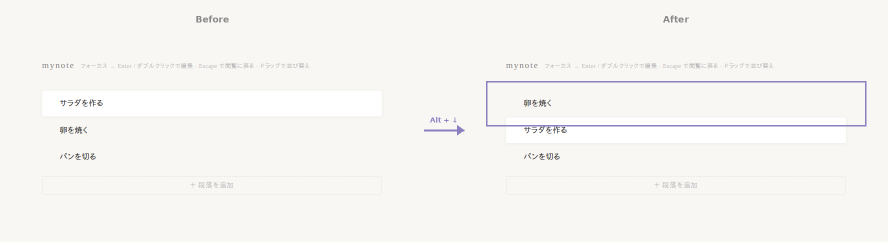
#> input picture docs/demo_reorder.png, 1776 x 484 px, given in place of demo_before.png, which was not available (shown at 1/2 size)
$ python make_demo_image.py
#> lines starting #> are read from the running program, lines starting #| are printed output that depends on the picture; pictures that were not available may be replaced by others from this repository, and a replacement may not be noted
from PIL import Image, ImageDraw, ImageFont, ImageFilter
import os

BASE = os.path.dirname(os.path.abspath(__file__))
DOCS = os.path.join(BASE, '..', 'docs')

before = Image.open(os.path.join(DOCS, 'demo_before.png'))
#> before is the input picture: PIL image 1776x484 RGB; mean R, G, B 247.9, 246, 243.7
after  = Image.open(os.path.join(DOCS, 'demo_after.png'))

W, H = before.size  # 800x400
#> W = 1776; H = 484
PAD     = 40
SHADOW  = 12          # 影の大きさ
ARROW_W = 120
LABEL_H = 48
TOTAL_W = (W + SHADOW) * 2 + ARROW_W + PAD * 4
#> TOTAL_W = 3856
TOTAL_H = H + SHADOW + LABEL_H + PAD * 2
#> TOTAL_H = 624

BG     = (249, 247, 244)
PURPLE = (139, 127, 192)
GRAY   = (136, 136, 136)
WHITE  = (255, 255, 255)
SHADOW_COLOR = (180, 175, 170)

canvas = Image.new('RGB', (TOTAL_W, TOTAL_H), BG)
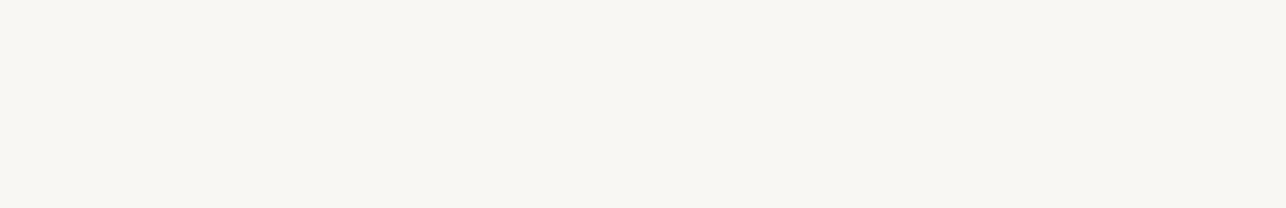
#> canvas: PIL image 3856x624 RGB (shown at 1/3 size); mean R, G, B 249, 247, 244
draw = ImageDraw.Draw(canvas)

def get_font(size, bold=True):
    candidates = [
        '/usr/share/fonts/truetype/dejavu/DejaVuSans-Bold.ttf',
        '/usr/share/fonts/truetype/liberation/LiberationSans-Bold.ttf',
        '/usr/share/fonts/truetype/freefont/FreeSansBold.ttf',
    ]
    for path in candidates:
        if os.path.exists(path):
            return ImageFont.truetype(path, size)
    return ImageFont.load_default()

def label(text, cx, y, color=GRAY, size=18):
    font = get_font(size)
    bbox = draw.textbbox((0, 0), text, font=font)
    tw = bbox[2] - bbox[0]
    draw.text((cx - tw // 2, y), text, fill=color, font=font)

def paste_with_shadow(img, x, y):
    """影 → 白枠 → 画像の順に貼り付け"""
#> called with x = 40, y = 88
    # 影（右下にオフセット）
    shadow_layer = Image.new('RGB', canvas.size, BG)
    shadow_draw = ImageDraw.Draw(shadow_layer)
    shadow_draw.rectangle(
        [x + SHADOW, y + SHADOW, x + W + SHADOW, y + H + SHADOW],
        fill=SHADOW_COLOR
    )
    # ガウスぼかしで柔らかい影に
    shadow_layer = shadow_layer.filter(ImageFilter.GaussianBlur(radius=6))
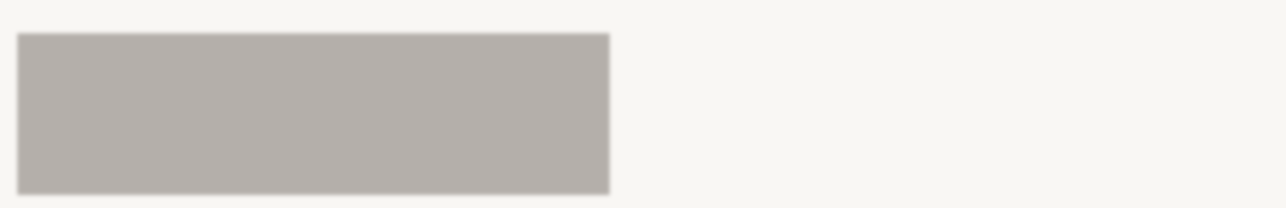
#> shadow_layer: PIL image 3856x624 RGB (shown at 1/3 size); mean R, G, B 224.3, 221.2, 217.5
    canvas.paste(shadow_layer.crop((x, y, x + W + SHADOW * 2, y + H + SHADOW * 2)), (x, y))

    # 白背景（枠の内側）
    canvas.paste(Image.new('RGB', (W, H), WHITE), (x, y))
    # 画像本体
    canvas.paste(img, (x, y))
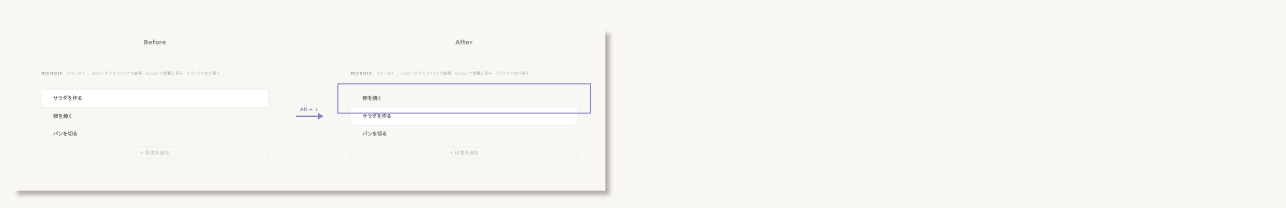
#> canvas: PIL image 3856x624 RGB (shown at 1/3 size); mean R, G, B 247.8, 245.8, 243
    # 枠線
    draw2 = ImageDraw.Draw(canvas)
    draw2.rectangle([x - 1, y - 1, x + W, y + H], outline=(210, 205, 200), width=2)

y_img = PAD + LABEL_H

# --- Before ---
x_before = PAD
paste_with_shadow(before, x_before, y_img)
label('Before', x_before + W // 2, PAD, color=GRAY, size=22)
#> in label, `bbox = draw.textbbox((0, 0), text, font=font)`: bbox = (0, 4, 82, 21)
#> in label, `tw = bbox[2] - bbox[0]`: tw = 82

# --- 矢印 ---
ax1 = x_before + W + PAD
#> ax1 = 1856
ax2 = ax1 + ARROW_W
#> ax2 = 1976
arrow_cy = y_img + H // 2
#> arrow_cy = 330

draw.line([(ax1, arrow_cy), (ax2 - 20, arrow_cy)], fill=PURPLE, width=5)
aw, ah = 20, 14
draw.polygon([
    (ax2, arrow_cy),
    (ax2 - aw, arrow_cy - ah),
    (ax2 - aw, arrow_cy + ah),
], fill=PURPLE)

# キー表示 (4倍: 14 → 56)
label('Alt + ↓', ax1 + ARROW_W // 2, arrow_cy - 50, color=PURPLE, size=56)

# --- After ---
x_after = ax2 + PAD
#> x_after = 2016
paste_with_shadow(after, x_after, y_img)
#> call 2 of paste_with_shadow, with x = 2016, y = 88
#> in paste_with_shadow (call 2), `shadow_layer = shadow_layer.filter(ImageFilter.GaussianBlur(radius=6))`:
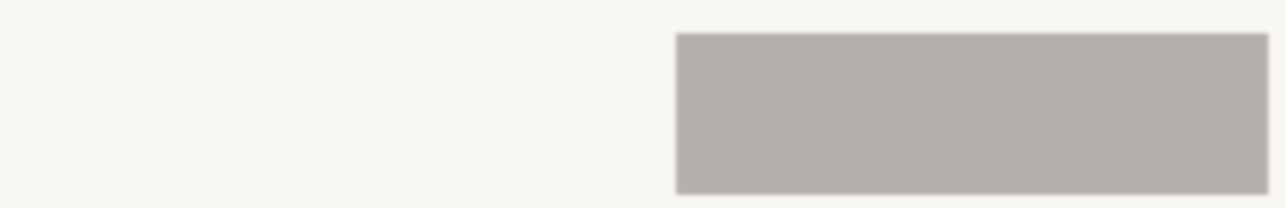
#> shadow_layer: PIL image 3856x624 RGB (shown at 1/3 size); mean R, G, B 224.3, 221.2, 217.5
#> in paste_with_shadow (call 2), `canvas.paste(shadow_layer.crop((x, y, x + W + SHADOW * 2, y + H + SHAD..`:
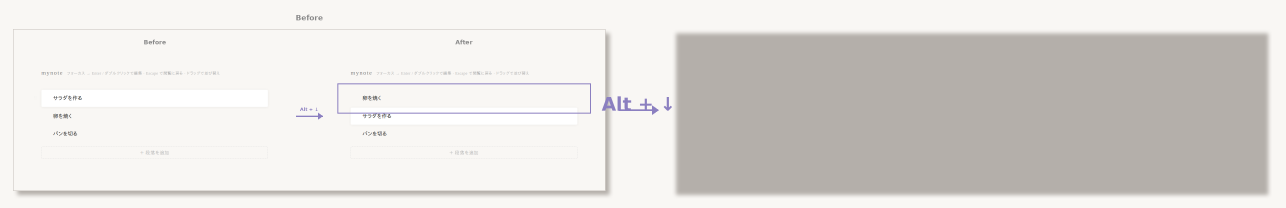
#> canvas: PIL image 3856x624 RGB (shown at 1/3 size); mean R, G, B 222.8, 219.7, 216.3
#> in paste_with_shadow (call 2), `canvas.paste(img, (x, y))`:
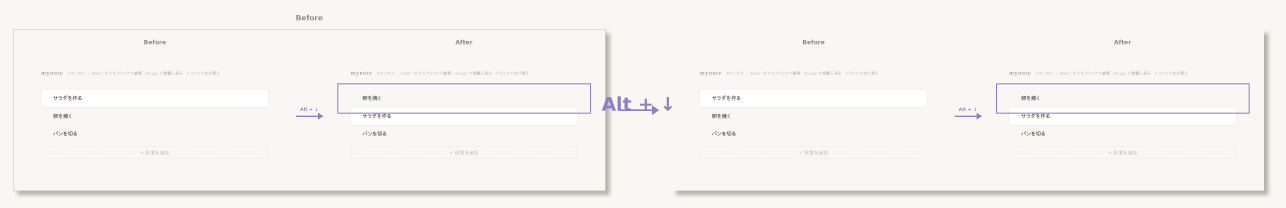
#> canvas: PIL image 3856x624 RGB (shown at 1/3 size); mean R, G, B 246.3, 244.3, 241.8
label('After', x_after + W // 2, PAD, color=GRAY, size=22)

# ハイライト枠（移動した段落）
row_top    = y_img + 102
row_bottom = y_img + 192
draw.rectangle(
    [x_after + 20, row_top, x_after + W - 20, row_bottom],
    outline=PURPLE, width=4
)

out_path = os.path.join(DOCS, 'demo_reorder.png')
canvas.save(out_path)
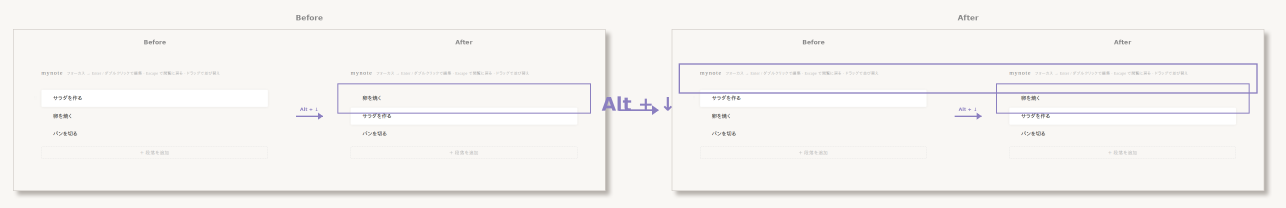
#> saved as demo_reorder.png: PIL image 3856x624 RGB (shown at 1/3 size); mean R, G, B 245.5, 243.4, 241.4
print(f'saved: {out_path}  size={canvas.size}')
#| saved: tools/../docs/demo_reorder.png  size=(3856, 624)
